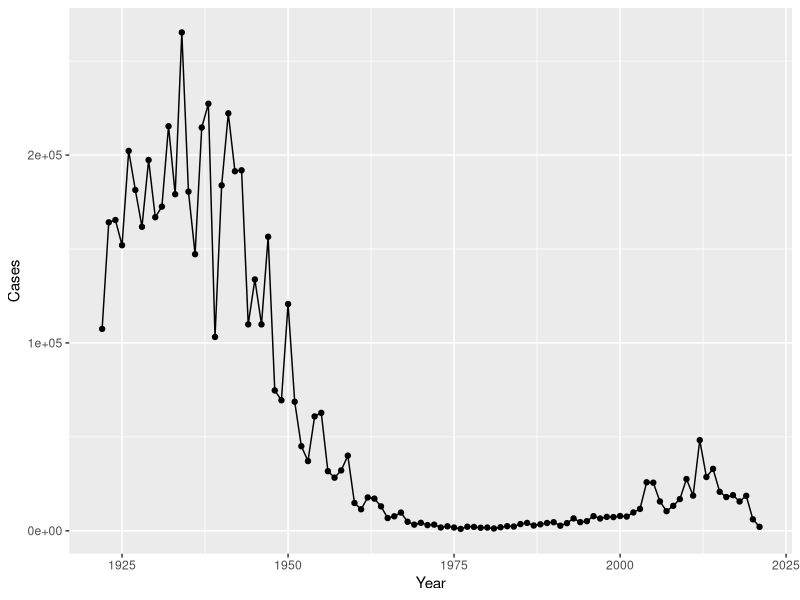
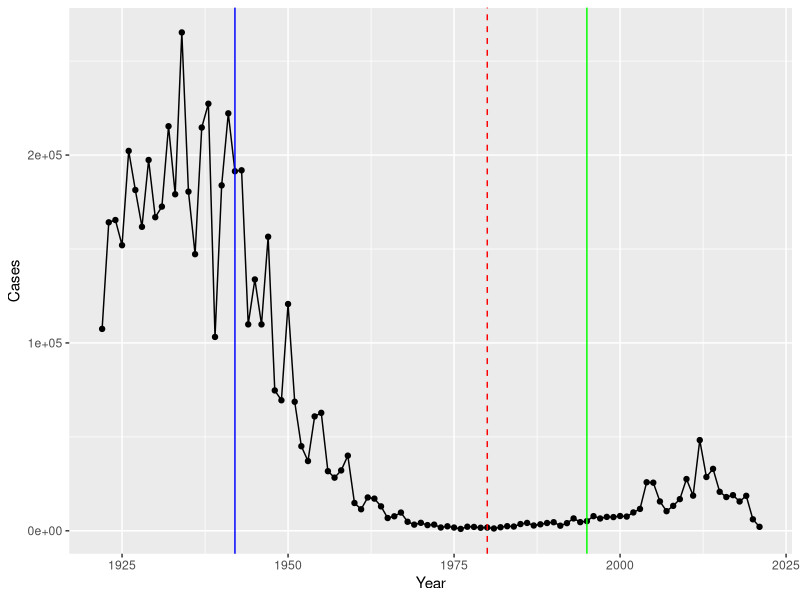

Here is the R script that generated these plots, in order: (Note: this script raises an error after producing the figures.)
## ---- chunk 1
cdc <- data.frame(
                          Year = c(1922L,
                                   1923L,1924L,1925L,1926L,1927L,1928L,
                                   1929L,1930L,1931L,1932L,1933L,1934L,1935L,
                                   1936L,1937L,1938L,1939L,1940L,1941L,
                                   1942L,1943L,1944L,1945L,1946L,1947L,1948L,
                                   1949L,1950L,1951L,1952L,1953L,1954L,
                                   1955L,1956L,1957L,1958L,1959L,1960L,
                                   1961L,1962L,1963L,1964L,1965L,1966L,1967L,
                                   1968L,1969L,1970L,1971L,1972L,1973L,
                                   1974L,1975L,1976L,1977L,1978L,1979L,1980L,
                                   1981L,1982L,1983L,1984L,1985L,1986L,
                                   1987L,1988L,1989L,1990L,1991L,1992L,1993L,
                                   1994L,1995L,1996L,1997L,1998L,1999L,
                                   2000L,2001L,2002L,2003L,2004L,2005L,
                                   2006L,2007L,2008L,2009L,2010L,2011L,2012L,
                                   2013L,2014L,2015L,2016L,2017L,2018L,
                                   2019L,2020L,2021L),
                          Cases = c(107473,
                                   164191,165418,152003,202210,181411,
                                   161799,197371,166914,172559,215343,179135,
                                   265269,180518,147237,214652,227319,103188,
                                   183866,222202,191383,191890,109873,
                                   133792,109860,156517,74715,69479,120718,
                                   68687,45030,37129,60886,62786,31732,28295,
                                   32148,40005,14809,11468,17749,17135,
                                   13005,6799,7717,9718,4810,3285,4249,
                                   3036,3287,1759,2402,1738,1010,2177,2063,
                                   1623,1730,1248,1895,2463,2276,3589,
                                   4195,2823,3450,4157,4570,2719,4083,6586,
                                   4617,5137,7796,6564,7405,7298,7867,
                                   7580,9771,11647,25827,25616,15632,10454,
                                   13278,16858,27550,18719,48277,28639,
                                   32971,20762,17972,18975,15609,18617,6124,
                                   2116)
)
## ---- chunk 2
library(ggplot2)

ggplot(cdc) +
  aes(Year, Cases) +
  geom_point() +
  geom_line() +
  labs()
## ---- chunk 3
library(ggplot2)

ggplot(cdc) +
  aes(Year, Cases) +
  geom_point() +
  geom_line() +
  labs() +
  geom_vline(xintercept = 1942, color="blue") +
  geom_vline(xintercept = 1980, color="red", linetype= 2) +
  geom_vline(xintercept = 1995, color="green")
## ---- chunk 4
# Allows us to read, write and process JSON data
library(jsonlite)

subject <- read_json("https://www.cmi-pb.org/api/subject", simplifyVector = TRUE) 

head(subject, 3)

## ---- chunk 5
table(subject$infancy_vac)

## ---- chunk 6
table(subject$biological_sex)

## ---- chunk 7
table(subject$race, subject$biological_sex)
## ---- chunk 8
specimen <- read_json("http://cmi-pb.org/api/specimen",
                      simplifyVector = TRUE)
head(specimen)
## ---- chunk 9
library(dplyr)

meta <- inner_join(subject, specimen)
head(meta)
## ---- chunk 10
library(lubridate)
today()
today() - ymd("2000-01-01")
time_length( today() - ymd("2000-01-01"),  "years")

## ---- chunk 11
# Assuming 'subject$year_of_birth' contains birth year of subjects in "yyyy-mm-dd" format

# Use today's date to calculate age in days
subject$age <- today() - ymd(subject$year_of_birth)

# aP
ap <- subject %>% filter(infancy_vac == "aP")
round( mean( time_length( ap$age, "years" ) ), 1 )

# wP
wp <- subject %>% filter(infancy_vac == "wP")
round( summary( time_length( wp$age, "years" ) ), 1 )
## ---- chunk 12
# To determine whether they are significantly different, we can use a t-test
subject$age_at_boost <- time_length(ymd(subject$date_of_boost) - ymd(subject$year_of_birth), "year")
head(subject$age_at_boost)
## ---- chunk 13
# Q9
ggplot(subject) +
  aes(x=time_length(age, "years"),
      fill=as.factor(infancy_vac)) +
  geom_histogram(show.legend=FALSE) +
  facet_wrap(vars(infancy_vac), nrow=2)
## ---- chunk 14
ab <- read_json("http://cmi-pb.org/api/ab_titer",
                    simplifyVector = TRUE)

head(ab)
## ---- chunk 15
abdata <-inner_join(meta, ab)
## ---- chunk 16
dim(abdata)
## ---- chunk 17
table(abdata$isotype)

## ---- chunk 18
table(abdata$visit)
## ---- chunk 19
ig1 <- abdata %>% filter(isotype == "IgG1", visit!=8)
head(ig1)
## ---- chunk 20
ggplot(ig1) +
  aes(MFI, antigen) +
  geom_boxplot() + 
  facet_wrap(vars(visit), nrow=2)
## ---- chunk 21
ggplot(ig1) +
  aes(MFI, antigen, col=infancy_vac ) +
  geom_boxplot(show.legend = FALSE) + 
  facet_wrap(vars(visit), nrow=2) +
  theme_bw()
## ---- chunk 22
ggplot(ig1) +
  aes(MFI, antigen, col=infancy_vac ) +
  geom_boxplot(show.legend = FALSE) + 
  facet_wrap(vars(infancy_vac, visit), nrow=2)
## ---- chunk 23
filter(ig1, antigen=="Measles") %>%
  ggplot() +
  aes(MFI, col=infancy_vac) +
  geom_boxplot(show.legend = TRUE) +
  facet_wrap(vars(visit)) +
  theme_bw()
## ---- chunk 24
filter(ig1, antigen=="FIM2/3") %>%
  ggplot() +
  aes(MFI, col=infancy_vac) +
  geom_boxplot(show.legend = TRUE) +
  facet_wrap(vars(visit)) +
  theme_bw()
## ---- chunk 25
url <- "https://www.cmi-pb.org/api/v2/rnaseq?versioned_ensembl_gene_id=eq.ENSG00000211896.7"

rna <- read_json(url, simplifyVector = TRUE)

## ---- chunk 26
#meta <- inner_join(specimen, subject)
ssrna <- inner_join(rna, meta)
## ---- chunk 27
ggplot(ssrna) +
  aes(visit, tpm, group=subject_id) +
  geom_point() +
  geom_line(alpha=0.2)
